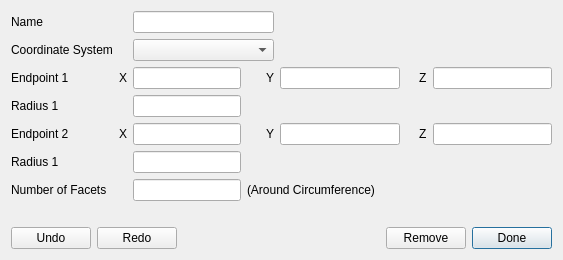
<?xml version="1.0" encoding="UTF-8"?>
<ui version="4.0">
 <class>CylinderDialog</class>
 <widget class="QDialog" name="CylinderDialog">
  <property name="geometry">
   <rect>
    <x>0</x>
    <y>0</y>
    <width>563</width>
    <height>253</height>
   </rect>
  </property>
  <property name="windowTitle">
   <string>Cylinder</string>
  </property>
  <layout class="QVBoxLayout" name="verticalLayout">
   <item>
    <layout class="QGridLayout" name="gridLayout">
     <item row="2" column="7">
      <spacer name="horizontalSpacer_2">
       <property name="orientation">
        <enum>Qt::Horizontal</enum>
       </property>
       <property name="sizeType">
        <enum>QSizePolicy::Fixed</enum>
       </property>
       <property name="sizeHint" stdset="0">
        <size>
         <width>13</width>
         <height>20</height>
        </size>
       </property>
      </spacer>
     </item>
     <item row="2" column="5">
      <widget class="QLabel" name="label_3">
       <property name="text">
        <string>Y</string>
       </property>
      </widget>
     </item>
     <item row="5" column="0" rowspan="2">
      <widget class="QLabel" name="label_8">
       <property name="text">
        <string>Radius 1</string>
       </property>
      </widget>
     </item>
     <item row="4" column="0">
      <widget class="QLabel" name="label_7">
       <property name="text">
        <string>Endpoint 2</string>
       </property>
      </widget>
     </item>
     <item row="4" column="9">
      <widget class="QLineEdit" name="m_endpoint2ZLineEdit"/>
     </item>
     <item row="5" column="2" rowspan="2" colspan="2">
      <widget class="QLineEdit" name="m_radius2LineEdit"/>
     </item>
     <item row="2" column="8">
      <widget class="QLabel" name="label_4">
       <property name="text">
        <string>Z</string>
       </property>
      </widget>
     </item>
     <item row="6" column="3">
      <widget class="QLabel" name="label_16">
       <property name="text">
        <string/>
       </property>
      </widget>
     </item>
     <item row="2" column="0">
      <widget class="QLabel" name="label">
       <property name="text">
        <string>Endpoint 1</string>
       </property>
      </widget>
     </item>
     <item row="4" column="8">
      <widget class="QLabel" name="label_10">
       <property name="text">
        <string>Z</string>
       </property>
      </widget>
     </item>
     <item row="7" column="0">
      <widget class="QLabel" name="label_11">
       <property name="text">
        <string>Number of Facets</string>
       </property>
      </widget>
     </item>
     <item row="4" column="5">
      <widget class="QLabel" name="label_9">
       <property name="text">
        <string>Y</string>
       </property>
      </widget>
     </item>
     <item row="4" column="1">
      <widget class="QLabel" name="label_12">
       <property name="text">
        <string>X</string>
       </property>
      </widget>
     </item>
     <item row="7" column="4" colspan="3">
      <widget class="QLabel" name="label_2">
       <property name="text">
        <string>(Around Circumference)</string>
       </property>
      </widget>
     </item>
     <item row="0" column="2" colspan="4">
      <widget class="QLineEdit" name="m_nameLineEdit"/>
     </item>
     <item row="2" column="4">
      <spacer name="horizontalSpacer">
       <property name="orientation">
        <enum>Qt::Horizontal</enum>
       </property>
       <property name="sizeType">
        <enum>QSizePolicy::Fixed</enum>
       </property>
       <property name="sizeHint" stdset="0">
        <size>
         <width>13</width>
         <height>20</height>
        </size>
       </property>
      </spacer>
     </item>
     <item row="2" column="9">
      <widget class="QLineEdit" name="m_endpoint1ZLineEdit">
       <property name="minimumSize">
        <size>
         <width>90</width>
         <height>0</height>
        </size>
       </property>
      </widget>
     </item>
     <item row="4" column="4">
      <spacer name="horizontalSpacer_3">
       <property name="orientation">
        <enum>Qt::Horizontal</enum>
       </property>
       <property name="sizeType">
        <enum>QSizePolicy::Fixed</enum>
       </property>
       <property name="sizeHint" stdset="0">
        <size>
         <width>13</width>
         <height>20</height>
        </size>
       </property>
      </spacer>
     </item>
     <item row="3" column="0">
      <widget class="QLabel" name="label_6">
       <property name="text">
        <string>Radius 1</string>
       </property>
      </widget>
     </item>
     <item row="0" column="0">
      <widget class="QLabel" name="nameLabel">
       <property name="text">
        <string>Name</string>
       </property>
      </widget>
     </item>
     <item row="4" column="2" colspan="2">
      <widget class="QLineEdit" name="m_endpoint2XLineEdit"/>
     </item>
     <item row="4" column="6">
      <widget class="QLineEdit" name="m_endpoint2YLineEdit"/>
     </item>
     <item row="3" column="2" colspan="2">
      <widget class="QLineEdit" name="m_radius1LineEdit"/>
     </item>
     <item row="2" column="6">
      <widget class="QLineEdit" name="m_endpoint1YLineEdit">
       <property name="minimumSize">
        <size>
         <width>90</width>
         <height>0</height>
        </size>
       </property>
      </widget>
     </item>
     <item row="4" column="7">
      <spacer name="horizontalSpacer_4">
       <property name="orientation">
        <enum>Qt::Horizontal</enum>
       </property>
       <property name="sizeType">
        <enum>QSizePolicy::Fixed</enum>
       </property>
       <property name="sizeHint" stdset="0">
        <size>
         <width>13</width>
         <height>20</height>
        </size>
       </property>
      </spacer>
     </item>
     <item row="2" column="2" colspan="2">
      <widget class="QLineEdit" name="m_endpoint1XLineEdit">
       <property name="minimumSize">
        <size>
         <width>90</width>
         <height>0</height>
        </size>
       </property>
      </widget>
     </item>
     <item row="7" column="2" colspan="2">
      <widget class="QLineEdit" name="m_numFacetsLineEdit"/>
     </item>
     <item row="1" column="2" colspan="4">
      <widget class="QComboBox" name="m_csysComboBox"/>
     </item>
     <item row="1" column="0">
      <widget class="QLabel" name="csysLabel">
       <property name="text">
        <string>Coordinate System</string>
       </property>
      </widget>
     </item>
     <item row="2" column="1">
      <widget class="QLabel" name="label_13">
       <property name="text">
        <string>X</string>
       </property>
      </widget>
     </item>
    </layout>
   </item>
   <item>
    <widget class="QLabel" name="m_errorLabel">
     <property name="styleSheet">
      <string notr="true">color:rgb(170, 0, 0)</string>
     </property>
     <property name="text">
      <string/>
     </property>
     <property name="alignment">
      <set>Qt::AlignCenter</set>
     </property>
    </widget>
   </item>
   <item>
    <spacer name="verticalSpacer">
     <property name="orientation">
      <enum>Qt::Vertical</enum>
     </property>
     <property name="sizeHint" stdset="0">
      <size>
       <width>20</width>
       <height>0</height>
      </size>
     </property>
    </spacer>
   </item>
   <item>
    <layout class="QHBoxLayout" name="horizontalLayout_3">
     <item>
      <widget class="QPushButton" name="m_undoButton">
       <property name="text">
        <string>Undo</string>
       </property>
       <property name="flat">
        <bool>false</bool>
       </property>
      </widget>
     </item>
     <item>
      <widget class="QPushButton" name="m_redoButton">
       <property name="text">
        <string>Redo</string>
       </property>
      </widget>
     </item>
     <item>
      <spacer name="horizontalSpacer_5">
       <property name="orientation">
        <enum>Qt::Horizontal</enum>
       </property>
       <property name="sizeHint" stdset="0">
        <size>
         <width>40</width>
         <height>20</height>
        </size>
       </property>
      </spacer>
     </item>
     <item>
      <widget class="QPushButton" name="m_removeButton">
       <property name="text">
        <string>Remove</string>
       </property>
      </widget>
     </item>
     <item>
      <widget class="QPushButton" name="m_doneButton">
       <property name="text">
        <string>Done</string>
       </property>
       <property name="autoDefault">
        <bool>true</bool>
       </property>
       <property name="default">
        <bool>true</bool>
       </property>
      </widget>
     </item>
    </layout>
   </item>
  </layout>
 </widget>
 <tabstops>
  <tabstop>m_nameLineEdit</tabstop>
  <tabstop>m_csysComboBox</tabstop>
  <tabstop>m_endpoint1XLineEdit</tabstop>
  <tabstop>m_endpoint1YLineEdit</tabstop>
  <tabstop>m_endpoint1ZLineEdit</tabstop>
  <tabstop>m_radius1LineEdit</tabstop>
  <tabstop>m_endpoint2XLineEdit</tabstop>
  <tabstop>m_endpoint2YLineEdit</tabstop>
  <tabstop>m_endpoint2ZLineEdit</tabstop>
  <tabstop>m_radius2LineEdit</tabstop>
  <tabstop>m_numFacetsLineEdit</tabstop>
  <tabstop>m_undoButton</tabstop>
  <tabstop>m_redoButton</tabstop>
  <tabstop>m_removeButton</tabstop>
  <tabstop>m_doneButton</tabstop>
 </tabstops>
 <resources/>
 <connections/>
</ui>
